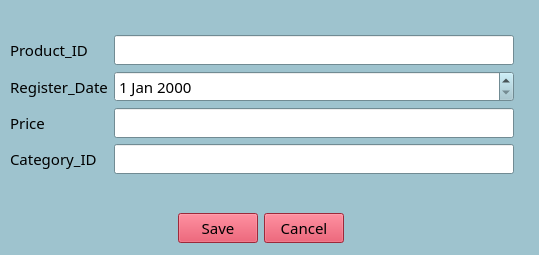
<?xml version="1.0" encoding="UTF-8"?>
<ui version="4.0">
 <class>MainWindow</class>
 <widget class="QMainWindow" name="MainWindow">
  <property name="geometry">
   <rect>
    <x>0</x>
    <y>0</y>
    <width>539</width>
    <height>255</height>
   </rect>
  </property>
  <property name="palette">
   <palette>
    <active>
     <colorrole role="WindowText">
      <brush brushstyle="SolidPattern">
       <color alpha="255">
        <red>0</red>
        <green>0</green>
        <blue>0</blue>
       </color>
      </brush>
     </colorrole>
     <colorrole role="Button">
      <brush brushstyle="SolidPattern">
       <color alpha="255">
        <red>158</red>
        <green>195</green>
        <blue>206</blue>
       </color>
      </brush>
     </colorrole>
     <colorrole role="Light">
      <brush brushstyle="SolidPattern">
       <color alpha="255">
        <red>250</red>
        <green>254</green>
        <blue>255</blue>
       </color>
      </brush>
     </colorrole>
     <colorrole role="Midlight">
      <brush brushstyle="SolidPattern">
       <color alpha="255">
        <red>204</red>
        <green>224</green>
        <blue>230</blue>
       </color>
      </brush>
     </colorrole>
     <colorrole role="Dark">
      <brush brushstyle="SolidPattern">
       <color alpha="255">
        <red>79</red>
        <green>98</green>
        <blue>103</blue>
       </color>
      </brush>
     </colorrole>
     <colorrole role="Mid">
      <brush brushstyle="SolidPattern">
       <color alpha="255">
        <red>105</red>
        <green>130</green>
        <blue>137</blue>
       </color>
      </brush>
     </colorrole>
     <colorrole role="Text">
      <brush brushstyle="SolidPattern">
       <color alpha="255">
        <red>0</red>
        <green>0</green>
        <blue>0</blue>
       </color>
      </brush>
     </colorrole>
     <colorrole role="BrightText">
      <brush brushstyle="SolidPattern">
       <color alpha="255">
        <red>255</red>
        <green>255</green>
        <blue>255</blue>
       </color>
      </brush>
     </colorrole>
     <colorrole role="ButtonText">
      <brush brushstyle="SolidPattern">
       <color alpha="255">
        <red>0</red>
        <green>0</green>
        <blue>0</blue>
       </color>
      </brush>
     </colorrole>
     <colorrole role="Base">
      <brush brushstyle="SolidPattern">
       <color alpha="255">
        <red>255</red>
        <green>255</green>
        <blue>255</blue>
       </color>
      </brush>
     </colorrole>
     <colorrole role="Window">
      <brush brushstyle="SolidPattern">
       <color alpha="255">
        <red>158</red>
        <green>195</green>
        <blue>206</blue>
       </color>
      </brush>
     </colorrole>
     <colorrole role="Shadow">
      <brush brushstyle="SolidPattern">
       <color alpha="255">
        <red>0</red>
        <green>0</green>
        <blue>0</blue>
       </color>
      </brush>
     </colorrole>
     <colorrole role="AlternateBase">
      <brush brushstyle="SolidPattern">
       <color alpha="255">
        <red>206</red>
        <green>225</green>
        <blue>230</blue>
       </color>
      </brush>
     </colorrole>
     <colorrole role="ToolTipBase">
      <brush brushstyle="SolidPattern">
       <color alpha="255">
        <red>255</red>
        <green>255</green>
        <blue>220</blue>
       </color>
      </brush>
     </colorrole>
     <colorrole role="ToolTipText">
      <brush brushstyle="SolidPattern">
       <color alpha="255">
        <red>0</red>
        <green>0</green>
        <blue>0</blue>
       </color>
      </brush>
     </colorrole>
     <colorrole role="PlaceholderText">
      <brush brushstyle="SolidPattern">
       <color alpha="128">
        <red>0</red>
        <green>0</green>
        <blue>0</blue>
       </color>
      </brush>
     </colorrole>
    </active>
    <inactive>
     <colorrole role="WindowText">
      <brush brushstyle="SolidPattern">
       <color alpha="255">
        <red>0</red>
        <green>0</green>
        <blue>0</blue>
       </color>
      </brush>
     </colorrole>
     <colorrole role="Button">
      <brush brushstyle="SolidPattern">
       <color alpha="255">
        <red>158</red>
        <green>195</green>
        <blue>206</blue>
       </color>
      </brush>
     </colorrole>
     <colorrole role="Light">
      <brush brushstyle="SolidPattern">
       <color alpha="255">
        <red>250</red>
        <green>254</green>
        <blue>255</blue>
       </color>
      </brush>
     </colorrole>
     <colorrole role="Midlight">
      <brush brushstyle="SolidPattern">
       <color alpha="255">
        <red>204</red>
        <green>224</green>
        <blue>230</blue>
       </color>
      </brush>
     </colorrole>
     <colorrole role="Dark">
      <brush brushstyle="SolidPattern">
       <color alpha="255">
        <red>79</red>
        <green>98</green>
        <blue>103</blue>
       </color>
      </brush>
     </colorrole>
     <colorrole role="Mid">
      <brush brushstyle="SolidPattern">
       <color alpha="255">
        <red>105</red>
        <green>130</green>
        <blue>137</blue>
       </color>
      </brush>
     </colorrole>
     <colorrole role="Text">
      <brush brushstyle="SolidPattern">
       <color alpha="255">
        <red>0</red>
        <green>0</green>
        <blue>0</blue>
       </color>
      </brush>
     </colorrole>
     <colorrole role="BrightText">
      <brush brushstyle="SolidPattern">
       <color alpha="255">
        <red>255</red>
        <green>255</green>
        <blue>255</blue>
       </color>
      </brush>
     </colorrole>
     <colorrole role="ButtonText">
      <brush brushstyle="SolidPattern">
       <color alpha="255">
        <red>0</red>
        <green>0</green>
        <blue>0</blue>
       </color>
      </brush>
     </colorrole>
     <colorrole role="Base">
      <brush brushstyle="SolidPattern">
       <color alpha="255">
        <red>255</red>
        <green>255</green>
        <blue>255</blue>
       </color>
      </brush>
     </colorrole>
     <colorrole role="Window">
      <brush brushstyle="SolidPattern">
       <color alpha="255">
        <red>158</red>
        <green>195</green>
        <blue>206</blue>
       </color>
      </brush>
     </colorrole>
     <colorrole role="Shadow">
      <brush brushstyle="SolidPattern">
       <color alpha="255">
        <red>0</red>
        <green>0</green>
        <blue>0</blue>
       </color>
      </brush>
     </colorrole>
     <colorrole role="AlternateBase">
      <brush brushstyle="SolidPattern">
       <color alpha="255">
        <red>206</red>
        <green>225</green>
        <blue>230</blue>
       </color>
      </brush>
     </colorrole>
     <colorrole role="ToolTipBase">
      <brush brushstyle="SolidPattern">
       <color alpha="255">
        <red>255</red>
        <green>255</green>
        <blue>220</blue>
       </color>
      </brush>
     </colorrole>
     <colorrole role="ToolTipText">
      <brush brushstyle="SolidPattern">
       <color alpha="255">
        <red>0</red>
        <green>0</green>
        <blue>0</blue>
       </color>
      </brush>
     </colorrole>
     <colorrole role="PlaceholderText">
      <brush brushstyle="SolidPattern">
       <color alpha="128">
        <red>0</red>
        <green>0</green>
        <blue>0</blue>
       </color>
      </brush>
     </colorrole>
    </inactive>
    <disabled>
     <colorrole role="WindowText">
      <brush brushstyle="SolidPattern">
       <color alpha="255">
        <red>79</red>
        <green>98</green>
        <blue>103</blue>
       </color>
      </brush>
     </colorrole>
     <colorrole role="Button">
      <brush brushstyle="SolidPattern">
       <color alpha="255">
        <red>158</red>
        <green>195</green>
        <blue>206</blue>
       </color>
      </brush>
     </colorrole>
     <colorrole role="Light">
      <brush brushstyle="SolidPattern">
       <color alpha="255">
        <red>250</red>
        <green>254</green>
        <blue>255</blue>
       </color>
      </brush>
     </colorrole>
     <colorrole role="Midlight">
      <brush brushstyle="SolidPattern">
       <color alpha="255">
        <red>204</red>
        <green>224</green>
        <blue>230</blue>
       </color>
      </brush>
     </colorrole>
     <colorrole role="Dark">
      <brush brushstyle="SolidPattern">
       <color alpha="255">
        <red>79</red>
        <green>98</green>
        <blue>103</blue>
       </color>
      </brush>
     </colorrole>
     <colorrole role="Mid">
      <brush brushstyle="SolidPattern">
       <color alpha="255">
        <red>105</red>
        <green>130</green>
        <blue>137</blue>
       </color>
      </brush>
     </colorrole>
     <colorrole role="Text">
      <brush brushstyle="SolidPattern">
       <color alpha="255">
        <red>79</red>
        <green>98</green>
        <blue>103</blue>
       </color>
      </brush>
     </colorrole>
     <colorrole role="BrightText">
      <brush brushstyle="SolidPattern">
       <color alpha="255">
        <red>255</red>
        <green>255</green>
        <blue>255</blue>
       </color>
      </brush>
     </colorrole>
     <colorrole role="ButtonText">
      <brush brushstyle="SolidPattern">
       <color alpha="255">
        <red>79</red>
        <green>98</green>
        <blue>103</blue>
       </color>
      </brush>
     </colorrole>
     <colorrole role="Base">
      <brush brushstyle="SolidPattern">
       <color alpha="255">
        <red>158</red>
        <green>195</green>
        <blue>206</blue>
       </color>
      </brush>
     </colorrole>
     <colorrole role="Window">
      <brush brushstyle="SolidPattern">
       <color alpha="255">
        <red>158</red>
        <green>195</green>
        <blue>206</blue>
       </color>
      </brush>
     </colorrole>
     <colorrole role="Shadow">
      <brush brushstyle="SolidPattern">
       <color alpha="255">
        <red>0</red>
        <green>0</green>
        <blue>0</blue>
       </color>
      </brush>
     </colorrole>
     <colorrole role="AlternateBase">
      <brush brushstyle="SolidPattern">
       <color alpha="255">
        <red>158</red>
        <green>195</green>
        <blue>206</blue>
       </color>
      </brush>
     </colorrole>
     <colorrole role="ToolTipBase">
      <brush brushstyle="SolidPattern">
       <color alpha="255">
        <red>255</red>
        <green>255</green>
        <blue>220</blue>
       </color>
      </brush>
     </colorrole>
     <colorrole role="ToolTipText">
      <brush brushstyle="SolidPattern">
       <color alpha="255">
        <red>0</red>
        <green>0</green>
        <blue>0</blue>
       </color>
      </brush>
     </colorrole>
     <colorrole role="PlaceholderText">
      <brush brushstyle="SolidPattern">
       <color alpha="128">
        <red>0</red>
        <green>0</green>
        <blue>0</blue>
       </color>
      </brush>
     </colorrole>
    </disabled>
   </palette>
  </property>
  <property name="font">
   <font>
    <family>Poppins</family>
    <pointsize>11</pointsize>
   </font>
  </property>
  <property name="cursor">
   <cursorShape>ArrowCursor</cursorShape>
  </property>
  <property name="windowTitle">
   <string>Insert Product</string>
  </property>
  <property name="windowIcon">
   <iconset>
    <normaloff>../logo.jpg</normaloff>../logo.jpg</iconset>
  </property>
  <property name="toolTip">
   <string notr="true"/>
  </property>
  <property name="statusTip">
   <string notr="true"/>
  </property>
  <property name="tabShape">
   <enum>QTabWidget::Rounded</enum>
  </property>
  <widget class="QWidget" name="centralwidget">
   <widget class="QWidget" name="layoutWidget">
    <property name="geometry">
     <rect>
      <x>10</x>
      <y>10</y>
      <width>504</width>
      <height>190</height>
     </rect>
    </property>
    <layout class="QVBoxLayout" name="verticalLayout_5">
     <item>
      <layout class="QHBoxLayout" name="horizontalLayout">
       <item>
        <layout class="QVBoxLayout" name="verticalLayout">
         <item>
          <widget class="QLabel" name="label_6">
           <property name="text">
            <string>Product_ID</string>
           </property>
          </widget>
         </item>
         <item>
          <widget class="QLabel" name="label_2">
           <property name="text">
            <string>Register_Date</string>
           </property>
          </widget>
         </item>
         <item>
          <widget class="QLabel" name="label_3">
           <property name="text">
            <string>Price</string>
           </property>
          </widget>
         </item>
         <item>
          <widget class="QLabel" name="label_4">
           <property name="text">
            <string>Category_ID</string>
           </property>
          </widget>
         </item>
        </layout>
       </item>
       <item>
        <layout class="QVBoxLayout" name="verticalLayout_2">
         <item>
          <widget class="QLineEdit" name="txtProductID"/>
         </item>
         <item>
          <widget class="QDateEdit" name="dateRegister"/>
         </item>
         <item>
          <widget class="QLineEdit" name="txtPrice"/>
         </item>
         <item>
          <widget class="QLineEdit" name="txtCategoryID"/>
         </item>
        </layout>
       </item>
      </layout>
     </item>
    </layout>
   </widget>
   <widget class="QWidget" name="layoutWidget_2">
    <property name="geometry">
     <rect>
      <x>10</x>
      <y>210</y>
      <width>501</width>
      <height>36</height>
     </rect>
    </property>
    <layout class="QHBoxLayout" name="horizontalLayout_3">
     <item>
      <spacer name="horizontalSpacer">
       <property name="orientation">
        <enum>Qt::Horizontal</enum>
       </property>
       <property name="sizeHint" stdset="0">
        <size>
         <width>40</width>
         <height>20</height>
        </size>
       </property>
      </spacer>
     </item>
     <item>
      <widget class="QPushButton" name="btnSave">
       <property name="styleSheet">
        <string notr="true">background-color: rgb(219, 57, 81);</string>
       </property>
       <property name="text">
        <string>Save</string>
       </property>
      </widget>
     </item>
     <item>
      <widget class="QPushButton" name="btnCancel">
       <property name="styleSheet">
        <string notr="true">background-color: rgb(219, 57, 81);</string>
       </property>
       <property name="text">
        <string>Cancel</string>
       </property>
      </widget>
     </item>
     <item>
      <spacer name="horizontalSpacer_2">
       <property name="orientation">
        <enum>Qt::Horizontal</enum>
       </property>
       <property name="sizeHint" stdset="0">
        <size>
         <width>40</width>
         <height>20</height>
        </size>
       </property>
      </spacer>
     </item>
    </layout>
   </widget>
  </widget>
 </widget>
 <resources/>
 <connections/>
</ui>
